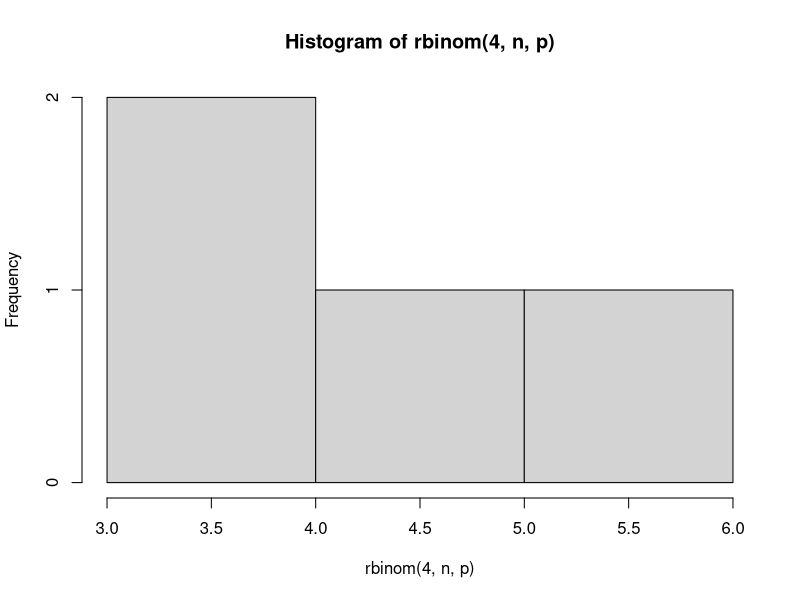

This chart was generated by the following R code:
p <- 0.2 #peluang berhasil
n <- 20 #jumlah testcase

rataan <- function(p) {
  return (1/p)
} #Rumus rataan

varian <- function(p) {
  return ((1-p)/p*p)
} #Rumus varian

#2a = Menghitung distribusi binomial dengan x = 4
dbinom(4, n, p)

#2b = histogram probabilitas distribusi binomial
hist(rbinom(4, n, p)) #2b

#2c = Menghitung rata-rata dan varian
paste("2c: rata-rata = ", rataan(p), ", varian = ", varian(p))